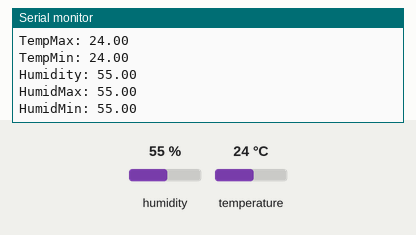
The sketch below on a simulated ESP8266 (NodeMCU). Shown: the last lines printed to the serial monitor. The test bench sets the inputs (shaded band); at power-on: humidity 55 %, temperature 24 °C.

Above: at 3.8 s.
3.9 s: humidity set to 22 %
At 7.3 s:
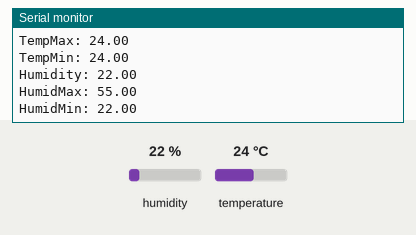
7.8 s: temperature set to 12 °C
11.7 s: humidity set to 40 %
At 12.6 s:
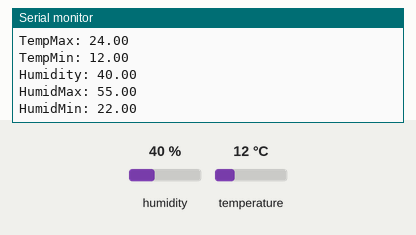
Timing chart, 0 to 14.7 s (numbered marks = the images above; inputs shaded):
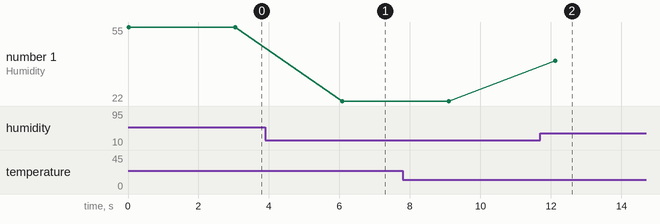

Measured:
- after the input at 3.9 s, the serial monitor: prints a new line after 2.2 s (image 1)
- after the input at 11.7 s, the serial monitor: prints a new line after 0.43 s (image 2)
- plotted number 1: 55 → 22 after the input at 3.9 s, 22 → 40 after the input at 11.7 s

The sketch:

TemperaturaUmidade.ino
```cpp
#include <DHT.h>

#define DHTPIN D1
#define DHTTYPE DHT11

DHT dht(DHTPIN, DHTTYPE);

float tempMin = 999; float tempMax = 0;
float umidMin = 999; float umidMax = 0;

void setup(void)
{
  Serial.begin(115200);
  dht.begin();
}


void loop()
{
  // Local Variable
  float temperatura = 0.0;
  float umidade = 0.0;

  // Read Temp
  temperatura = dht.readTemperature();
  Serial.print("Temperature: ");
  Serial.println(temperatura);
  if(temperatura > tempMax) tempMax = temperatura;
  if(temperatura < tempMin) tempMin = temperatura;
  Serial.println("TempMax: " + String(tempMax));
  Serial.println("TempMin: " + String(tempMin));

  // Read Hum.
  umidade = dht.readHumidity();
  Serial.print("Humidity: ");
  Serial.println(umidade);
  if(umidade > umidMax) umidMax = umidade;
  if(umidade < umidMin) umidMin = umidade;
  Serial.println("HumidMax: " + String(umidMax));
  Serial.println("HumidMin: " + String(umidMin));

  // Delay
  delay(3000);Serial.println("");
}
```
